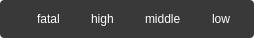
<?xml version="1.0" encoding="UTF-8"?>
<ui version="4.0">
 <class>LevelFilter</class>
 <widget class="QWidget" name="LevelFilter">
  <property name="geometry">
   <rect>
    <x>0</x>
    <y>0</y>
    <width>254</width>
    <height>38</height>
   </rect>
  </property>
  <property name="windowTitle">
   <string>Form</string>
  </property>
  <property name="styleSheet">
   <string notr="true">QWidget{
background:transparent;
}
QWidget#m_widgetBg{
background:#393939;
border-radius: 4px;
}
QCheckBox{color:white;}
QCheckBox::indicator:unchecked {
image: url(:/images/checkbox-unchecked-normal);
}

QCheckBox::indicator:checked {
image: url(:/images/checkbox-checked-normal);
}

</string>
  </property>
  <layout class="QGridLayout" name="gridLayout">
   <property name="leftMargin">
    <number>0</number>
   </property>
   <property name="topMargin">
    <number>0</number>
   </property>
   <property name="rightMargin">
    <number>0</number>
   </property>
   <property name="bottomMargin">
    <number>0</number>
   </property>
   <item row="0" column="0">
    <widget class="QWidget" name="m_widgetBg" native="true">
     <layout class="QHBoxLayout" name="horizontalLayout">
      <item>
       <spacer name="horizontalSpacer_2">
        <property name="orientation">
         <enum>Qt::Horizontal</enum>
        </property>
        <property name="sizeHint" stdset="0">
         <size>
          <width>40</width>
          <height>20</height>
         </size>
        </property>
       </spacer>
      </item>
      <item>
       <widget class="QCheckBox" name="m_checkBoxFatal">
        <property name="text">
         <string>fatal</string>
        </property>
       </widget>
      </item>
      <item>
       <widget class="QCheckBox" name="m_checkBoxHigh">
        <property name="text">
         <string>high</string>
        </property>
       </widget>
      </item>
      <item>
       <widget class="QCheckBox" name="m_checkBoxMiddle">
        <property name="text">
         <string>middle</string>
        </property>
       </widget>
      </item>
      <item>
       <widget class="QCheckBox" name="m_checkBoxLow">
        <property name="text">
         <string>low</string>
        </property>
       </widget>
      </item>
      <item>
       <spacer name="horizontalSpacer">
        <property name="orientation">
         <enum>Qt::Horizontal</enum>
        </property>
        <property name="sizeHint" stdset="0">
         <size>
          <width>40</width>
          <height>20</height>
         </size>
        </property>
       </spacer>
      </item>
     </layout>
    </widget>
   </item>
  </layout>
 </widget>
 <resources/>
 <connections/>
</ui>
